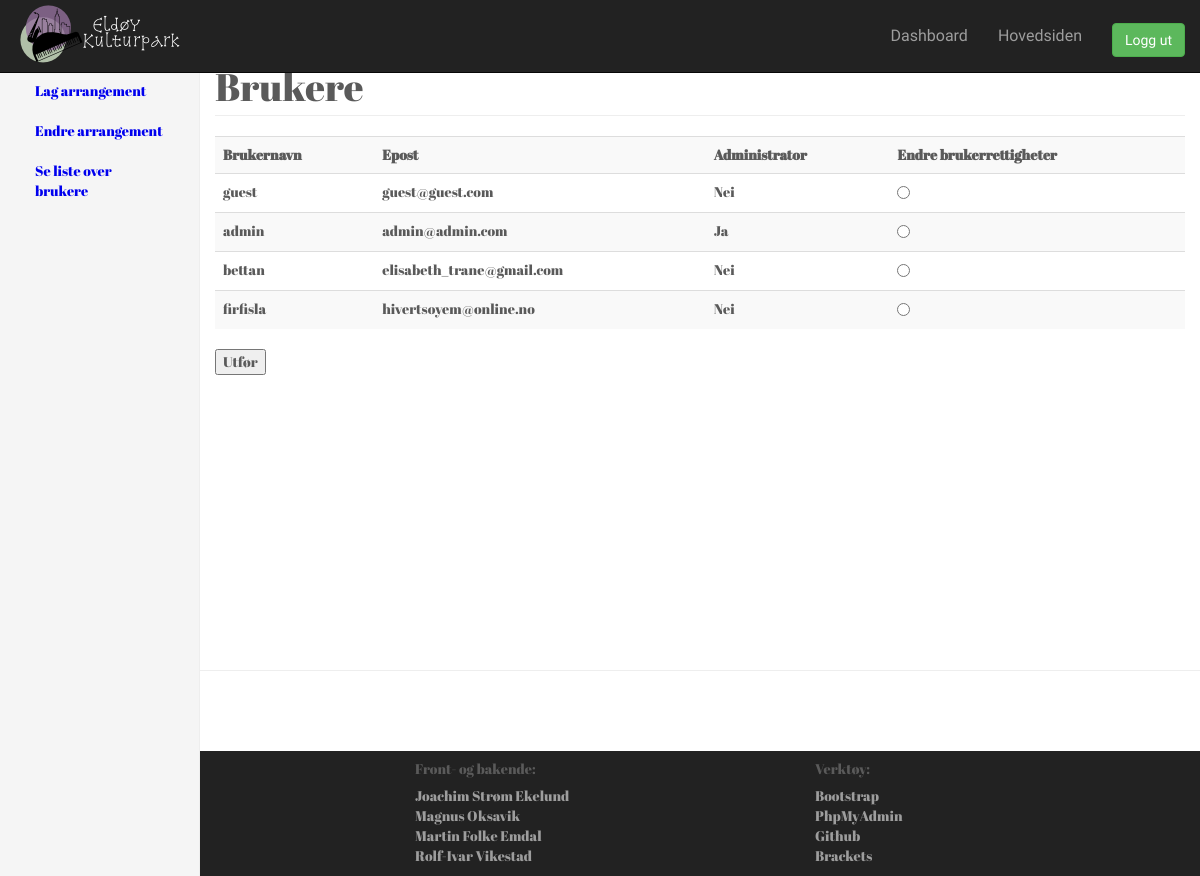
The app's page /admin/userList.php (signed in) with its own data.
### tables this page shows
CREATE TABLE `user` (
    `UserID` int(11) NOT NULL,
    `Username` varchar(255) NOT NULL,
    `Password` varchar(255) NOT NULL,
    `Email` varchar(255) NOT NULL,
    `IsAdmin` tinyint(1) DEFAULT '0'
);

### admin/userList.php (the view, shortened to what this page needs)
<?php
$root = $_SERVER['DOCUMENT_ROOT'];
include "$root/utested/phpinclude/connect.php";
include "$root/utested/phpinclude/adminHeader.php";
?>
<div class="col-sm-9 col-sm-offset-3 col-md-10 col-md-offset-2 main">
    <h1 class="page-header">Brukere</h1>
    <div class="table-responsive">
        <table class="table table-striped">
            <tr>
                <th>Brukernavn</th>
                <th>Epost</th>
                <th>Administrator</th>
                <th>Endre brukerrettigheter</th>
            </tr>
            <?php
            $sql = 'SELECT * FROM user';
            $result = mysqli_query($con, $sql);
            echo "<form method='post'>";
            while ($row = mysqli_fetch_assoc($result)) {
                echo "<tr>";
                echo "<td>" . $row['Username'] . "</td>";
                echo "<td>" . $row['Email'] . "</td>";
                echo "<td>";
                if ($row['IsAdmin']) {
                    echo "Ja";
                } else
                    echo "Nei";
                echo "</td>";
                echo '<td><input type="radio" name="editRadio" value="' . $row['UserID'] . '" /></td>';
                echo "</tr>";
            }
            echo "</table>";
            echo "<input type=\"submit\" name=\"execEditArr\" value=\"Utfør\" />";
            ?>
            </div>
    </div>
    <?php
    include "$root/utested/phpinclude/adminFooter.php";
    ?>

### css/carousel.css (style rules this page uses)
body { padding-bottom: 40px; color: #5a5a5a; }

### records on screen
user: Username "guest", Email "guest@guest.com", IsAdmin "Nei"
user: Username "admin", Email "admin@admin.com", IsAdmin "Ja"
user: Username "bettan", Email "elisabeth_trane@gmail.com", IsAdmin "Nei"
user: Username "firfisla", Email "hivertsoyem@online.no", IsAdmin "Nei"
